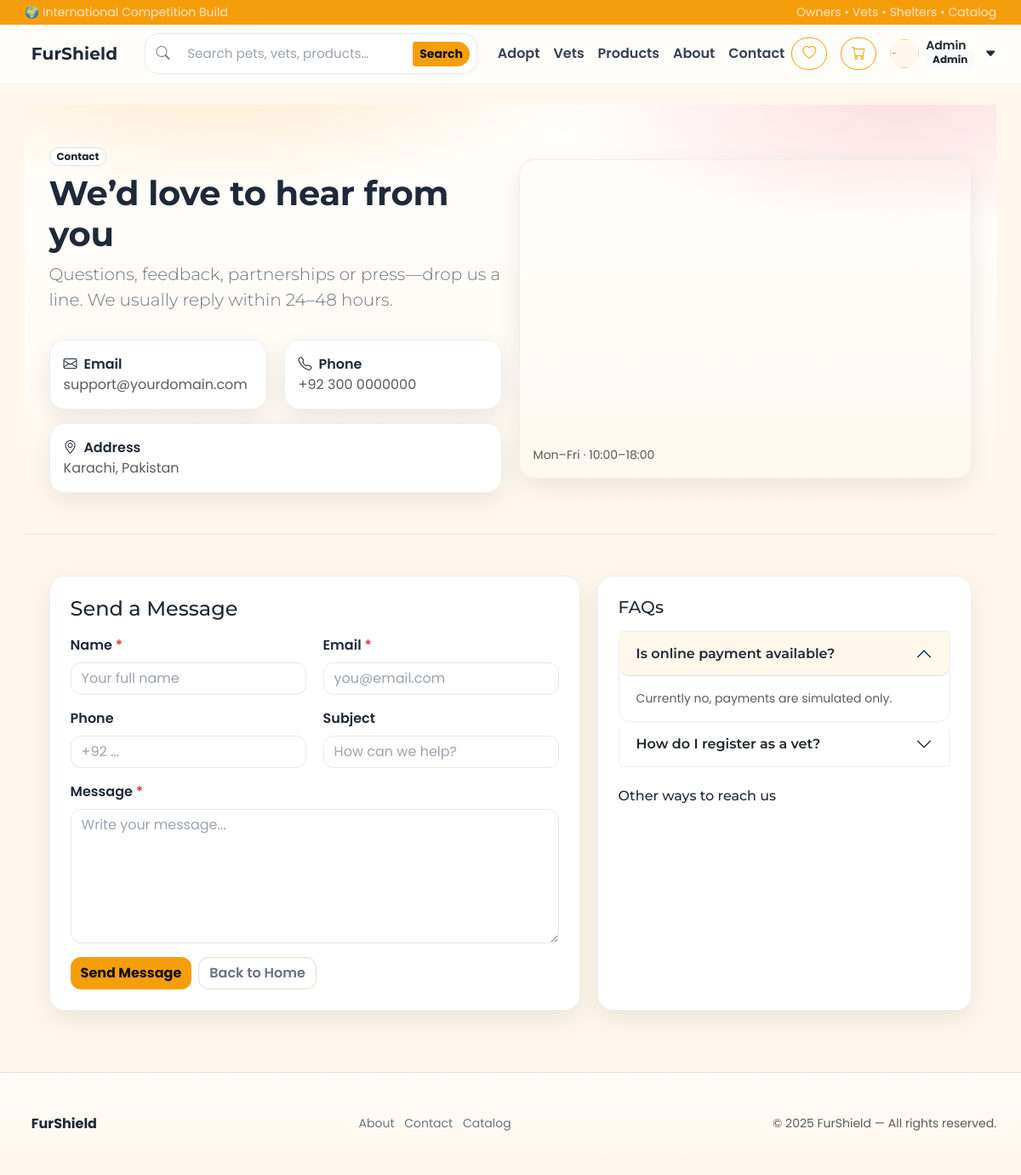
/contact.php (signed in), run on the app's committed database.
### tables this page shows
CREATE TABLE `faqs` (
  `id` int(11) NOT NULL,
  `question` varchar(220) NOT NULL,
  `answer` text NOT NULL,
  `is_top` tinyint(1) NOT NULL DEFAULT 0,
  `is_active` tinyint(1) NOT NULL DEFAULT 1,
  `created_at` timestamp NOT NULL DEFAULT current_timestamp()
);

### contact.php (the view, shortened to what this page needs)
<?php
function h($s)
{
  return htmlspecialchars((string)$s, ENT_QUOTES, 'UTF-8');
}
function table_exists(mysqli $c, string $t): bool
{
  $t = $c->real_escape_string($t);
  $r = $c->query("SELECT 1 FROM INFORMATION_SCHEMA.TABLES WHERE TABLE_SCHEMA=DATABASE() AND TABLE_NAME='{$t}'");
  return $r && $r->num_rows > 0;
}
function col_exists(mysqli $c, string $t, string $col): bool
{
  $t = $c->real_escape_string($t);
  $col = $c->real_escape_string($col);
  $r = $c->query("SELECT 1 FROM INFORMATION_SCHEMA.COLUMNS WHERE TABLE_SCHEMA=DATABASE() AND TABLE_NAME='{$t}' AND COLUMN_NAME='{$col}'");
  return $r && $r->num_rows > 0;
}
$support_email = '';
$support_phone = '';
$address = '';
$map_embed = '';
include __DIR__ . '/includes/header.php';
?>
<main style="background:var(--bg); color:var(--text)">
  <section class="hero-contact py-5">
    <div class="container-fluid">
      <div class="row align-items-center g-4">
        <div class="col-lg-6">
          <span class="badge rounded-pill bg-white text-dark border me-2">Contact</span>
          <h1 class="display-6 fw-bold mt-2">We’d love to hear from you</h1>
          <p class="lead text-secondary">Questions, feedback, partnerships or press—drop us a line. We usually reply within 24–48 hours.</p>
          <div class="row g-3 mt-1">
            <div class="col-md-6">
              <div class="cardx p-3 info-card reveal">
                <div class="fw-semibold"><i class="bi bi-envelope me-1"></i> Email</div>
                <div class="text-muted"><?php echo $support_email ? '<a href="mailto:' . h($support_email) . '">' . h($support_email) . '</a>' : 'support@yourdomain.com'; ?></div>
              </div>
            </div>
            <div class="col-md-6">
              <div class="cardx p-3 info-card reveal">
                <div class="fw-semibold"><i class="bi bi-telephone me-1"></i> Phone</div>
                <div class="text-muted"><?php echo $support_phone ? '<a href="tel:' . h($support_phone) . '">' . h($support_phone) . '</a>' : '+92 300 0000000'; ?></div>
              </div>
            </div>
            <div class="col-md-12">
              <div class="cardx p-3 info-card reveal">
                <div class="fw-semibold"><i class="bi bi-geo-alt me-1"></i> Address</div>
                <div class="text-muted"><?php echo $address ? h($address) : 'Karachi, Pakistan'; ?></div>
              </div>
            </div>
          </div>
        </div>
        <div class="col-lg-6">
          <div class="hero-card reveal">
            <?php if ($map_embed) {
              echo $map_embed;
            } else { ?>
              <iframe
                loading="lazy"
                src="https://www.google.com/maps?q=Karachi%20Pakistan&z=12&output=embed">
              </iframe>
            <?php } ?>
            <div class="p-3 small text-muted d-flex justify-content-between">
              <div>Mon–Fri · 10:00–18:00</div>
            </div>
          </div>
        </div>
      </div>
    </div>
  </section>
  <section class="py-5">
    <div class="container-fluid">
      <div class="row g-4">
        <div class="col-lg-7">
          <div class="cardx p-3 p-md-4 reveal">
            <h2 class="h4 mb-3">Send a Message</h2>
            <form method="post" novalidate>
              <div class="row g-3">
                <div class="col-md-6">
                  <label class="form-label">Name <span class="text-danger">*</span></label>
                  <input type="text" name="name" class="form-control" required placeholder="Your full name" value="<?php echo h($_POST['name'] ?? ''); ?>">
                </div>
                <div class="col-md-6">
                  <label class="form-label">Email <span class="text-danger">*</span></label>
                  <input type="email" name="email" class="form-control" required placeholder="you@email.com" value="<?php echo h($_POST['email'] ?? ''); ?>">
                </div>
                <div class="col-md-6">
                  <label class="form-label">Phone</label>
                  <input type="text" name="phone" class="form-control" placeholder="+92 ..." value="<?php echo h($_POST['phone'] ?? ''); ?>">
                </div>
                <div class="col-md-6">
                  <label class="form-label">Subject</label>
                  <input type="text" name="subject" class="form-control" placeholder="How can we help?" value="<?php echo h($_POST['subject'] ?? ''); ?>">
                </div>
                <div class="col-12">
                  <label class="form-label">Message <span class="text-danger">*</span></label>
                  <textarea name="message" class="form-control" rows="6" required placeholder="Write your message..."><?php echo h($_POST['message'] ?? ''); ?></textarea>
                </div>
                <div class="col-12 d-flex gap-2">
                  <button class="btn btn-primary">Send Message</button>
                  <a href="<?php echo BASE; ?>/" class="btn btn-outline-ss">Back to Home</a>
                </div>
              </div>
            </form>
          </div>
        </div>
        <div class="col-lg-5">
          <div class="cardx p-3 p-md-4 h-100 reveal">
            <h2 class="h5 mb-3">FAQs</h2>
            <div class="accordion" id="cfaq">
              <?php
              $faqs = [];
              if (table_exists($conn, 'faqs')) {
                $fa = $conn->query("SELECT question,answer" . (col_exists($conn, 'faqs', 'is_active') ? ",is_active" : "") . " FROM faqs " . (col_exists($conn, 'faqs', 'is_active') ? "WHERE is_active=1" : "") . " ORDER BY id DESC LIMIT 5");
                if ($fa) {
                  while ($r = $fa->fetch_assoc()) {
                    $faqs[] = $r;
                  }
                }
              }
              $i = 0;
              foreach ($faqs as $f): $i++; ?>
                <div class="accordion-item">
                  <h2 class="accordion-header">
                    <button class="accordion-button <?php echo $i > 1 ? 'collapsed' : ''; ?>" type="button" data-bs-toggle="collapse" data-bs-target="#fq<?php echo $i; ?>">
                      <?php echo h($f['question']); ?>
                    </button>
                  </h2>
                  <div id="fq<?php echo $i; ?>" class="accordion-collapse collapse <?php echo $i === 1 ? 'show' : ''; ?>">
                    <div class="accordion-body small text-muted"><?php echo nl2br(h($f['answer'])); ?></div>
                  </div>
                </div>
              <?php endforeach; ?>
            </div>
            <div class="mt-4">
              <h2 class="h6 mb-2">Other ways to reach us</h2>
            </div>
          </div>
        </div>
      </div>
    </div>
  </section>
</main>
<?php include __DIR__ . '/includes/footer.php'; ?>

### assets/css/theme-sand-sunset.css (style rules this page uses)
:root { --primary:#F59E0B; --accent:#EF4444; --bg:#FFF7ED; --text:#1F2937; --card:#FFFFFF; --radius:18px; --shadow:0 10px 30px rgba(0,0,0,.08); }
html,body { height:100% }
body.bg-app { background:var(--bg);color:var(--text);font-family:Poppins,system-ui,sans-serif;line-height:1.5 }
h1,h2,h3,h4,h5,h6,p { font-family:Montserrat,Poppins,sans-serif }
a { text-decoration:none }

### assets/css/style.css (style rules this page uses)
* { box-sizing:border-box }
html,body { height:100% }
:root { --primary:#F59E0B; --accent:#EF4444; --bg:#FFF7ED; --text:#1F2937; --card:#FFFFFF; --radius:18px; --shadow:0 10px 30px rgba(0,0,0,.08); --h1:clamp(30px,3.2vw,44px); --h2:clamp(22px,2.2vw,30px); --h3:clamp(18px,1.6vw,22px) }
html { scroll-behavior:smooth }
body.bg-app,body { background:var(--bg); color:var(--text); font-family:Poppins,system-ui,-apple-system,"Segoe UI",Roboto,"Helvetica Neue",Arial,"Noto Sans",sans-serif; line-height:1.55; -webkit-font-smoothing:antialiased; -moz-osx-font-smoothing:grayscale }
h1,h2,h3,h4 { font-family:Montserrat,Poppins,sans-serif }
h1 { font-size:var(--h1);font-weight:800;letter-spacing:-.3px }
h2 { font-size:var(--h2);font-weight:700 }
a { color:inherit;text-decoration:none }
.btn { border-radius:12px;font-weight:600;transition:transform .12s ease,filter .15s ease,box-shadow .15s ease }
.btn-primary { background:var(--primary);border-color:var(--primary);color:#111827 }
.btn-outline-ss { border:1px solid #e6dcc9;color:#6b7280;background:#fff }
.hero-card { border-radius:var(--radius);box-shadow:var(--shadow);overflow:hidden }
.form-label { font-weight:600 }
.form-control { border-radius:12px;border-color:#e5e7eb;background:#fff }
.form-control::placeholder { color:#9ca3af }
.accordion-button { border-radius:12px;font-weight:600 }
.accordion-button:not(.collapsed) { background:rgba(245,158,11,.08);color:#1f2937 }
.accordion-item { border:1px solid #eee;border-radius:14px;overflow:hidden }
body::before { content: ""; position: fixed; top: 0; left: 0; right: 0; bottom: 0; background-image: url('/assets/img/patterns/paws.jpg'), url('/assets/img/patterns/stethoscope.svg'), url('/assets/img/patterns/bowl.svg'); background-repeat: no-repeat; background-position: 5% 10%, 95% 40%, 20% 80%; background-size: 120px, 160px, 100px; opacity: 0.06; pointer-events: none; z-index: 0; }
main, header, footer { position: relative; z-index: 1; }
:root { --primary:#F59E0B; --accent:#EF4444; --bg:#FFF7ED; --text:#1F2937; --card:#FFFFFF; --radius:18px; --shadow:0 10px 30px rgba(0,0,0,.08); }
body.bg-app { background:var(--bg);color:var(--text);font-family:Poppins,system-ui,sans-serif;line-height:1.5 }
h1,h2,h3,h4,h5,h6,p { font-family:Montserrat,Poppins,sans-serif }
a { text-decoration:none }
.row { --bs-gutter-x: 1.1rem; }
.reveal { opacity: 0; transform: translateY(14px) scale(.98); }
.reveal.show { opacity: 1; transform: none; transition: 420ms cubic-bezier(.2,.7,.2,1); }
.accordion-item { transition: border-color .2s ease, box-shadow .2s ease; }

### includes/header.php (style rules this page uses)
:root { --fs-primary:#F59E0B; --fs-accent:#EF4444; --fs-bg:#0b0b0c; --fs-txt:#fff; }

### contact.php (style rules this page uses)
:root { --primary: #F59E0B; --accent: #EF4444; --bg: #FFF7ED; --text: #1F2937; --card: #FFFFFF; --radius: 18px; --shadow: 0 10px 30px rgba(0, 0, 0, .08); }
.container, .container-fluid { max-width: 100%; padding-left: clamp(12px, 2.4vw, 32px); padding-right: clamp(12px, 2.4vw, 32px) }
.row { --bs-gutter-x: 1.2rem }
.hero-contact { background: radial-gradient(1200px 400px at 20% -10%, rgba(245, 158, 11, .22), transparent 40%), radial-gradient(900px 320px at 90% 0%, rgba(239, 68, 68, .16), transparent 45%), linear-gradient(180deg, #fff, rgba(255, 247, 237, .75)); border-bottom: 1px solid #f1e6d7; }
.hero-card { border: 1px solid #eee; border-radius: var(--radius); box-shadow: var(--shadow); overflow: hidden; }
.hero-card iframe, .hero-card img { width: 100%; height: 320px; border: 0; display: block; }
.cardx { background: #fff; border: 1px solid #eee; border-radius: 18px; box-shadow: var(--shadow); }
.form-control, .form-select { border-radius: 12px; border: 1px solid #e8e8e8; }
.btn-primary { background: var(--primary); border: none; color: #111; font-weight: 700 }
.btn-outline-ss { border: 1px solid #e6dcc9; color: #6b7280; background: #fff }
.info-card { transition: transform .2s ease, box-shadow .2s ease, border-color .2s ease; }
.reveal { opacity: 0; transform: translateY(12px) scale(.98) }
.reveal.show { opacity: 1; transform: none; transition: 420ms cubic-bezier(.2, .7, .2, 1) }

### data on the page
faqs: question "Is online payment available?", answer "Currently no, payments are simulated only."
faqs: question "How do I register as a vet?"

### other printed values
$u['name'] "Admin"
$u['role'] "Admin"
